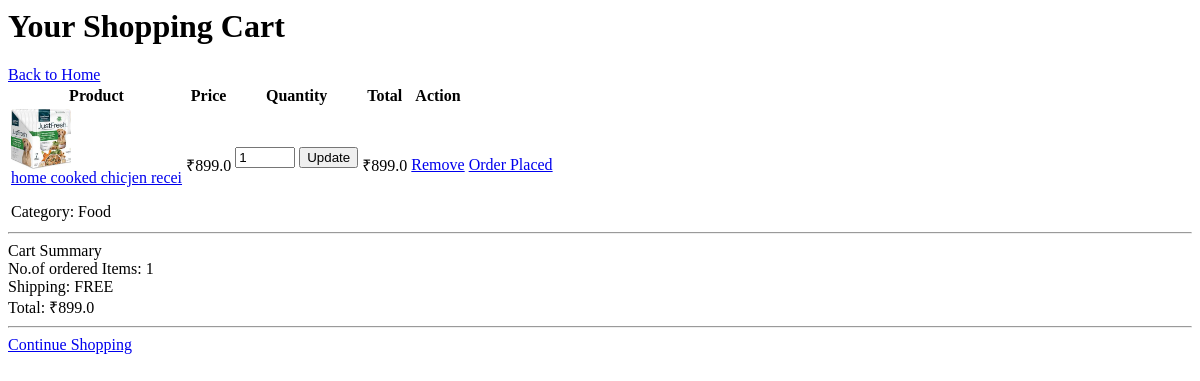
Page /petshop/usercart (signed in) on the committed database.
### pet_ecommerce/models.py (models this page shows, shortened)
class Cart_item(models.Model):
    cart=models.ForeignKey(Cart,on_delete=models.CASCADE,related_name='items')
    product=models.ForeignKey(Product,on_delete=models.CASCADE)
    quantity=models.PositiveIntegerField(default=1)
    @property
    def total_price(self):
        return self.quantity * self.product.price

class Product(models.Model):
    user = models.ForeignKey(
        CustomUser,
        on_delete=models.CASCADE)
    name=models.CharField(max_length=25)
    price=models.FloatField()
    img = models.ImageField(upload_to='products')
    cat = models.ForeignKey(Category_product,on_delete=models.CASCADE,null=True)
    stock=models.IntegerField()
    size=models.IntegerField()
    pro_desc=models.TextField(blank=True)

class Category_product(models.Model):
    name=models.CharField(max_length=20)
    image=models.ImageField(upload_to='catgory_shop')

### pet_ecommerce/views.py (the view)
# urls.py: path('usercart',user_cart,name='user_cart'),
@login_required(login_url='/accounts/login')
def user_cart(request):
  if request.user.role not in ['user', 'donor']:
   return redirect('Error')
  user_cart,created=Cart.objects.get_or_create(user=request.user)
  cart_items = user_cart.items.select_related('product')
  grand_total = sum(item.quantity * item.product.price for item in cart_items)
  context= {
            'cart_items': cart_items,
            'grand_total': grand_total
    }
  return render(request,'cart.html',context)

### Templates/cart.html (shortened to what this page needs)
{% load static %}
<link rel="stylesheet" href="{% static 'css/cart.css' %}">
<div class="container py-4">
    <div class="cart-container">
        <div class="d-flex justify-content-between align-items-center flex-wrap mb-4">
            <h1 class="cart-title mb-0">Your Shopping Cart</h1>
            <a href="{% url 'home' %}" class="btn btn-outline-primary">
                Back to Home
            </a>
        </div>
        {% if cart_items %}
        <div class="row g-4">
            <div class="col-lg-8">
                <div class="table-responsive shadow-sm rounded">
                    <table class="table align-middle cart-table mb-0">
                        <thead class="table-dark">
                            <tr>
                                <th>Product</th>
                                <th>Price</th>
                                <th>Quantity</th>
                                <th>Total</th>
                                <th class="text-center">Action</th>
                            </tr>
                        </thead>
                        <tbody>
                        {% for item in cart_items %}
                        <tr>
                            <td>
                                <div class="d-flex align-items-center gap-3 flex-wrap">
                                    {% if item.product.img %}
                                        <img src="{{ item.product.img.url }}"
                                             class="cart-item-img"
                                             style="width:60px;height:60px;object-fit:cover;border-radius:4px;">
                                    {% else %}
                                        <div class="d-flex align-items-center justify-content-center bg-light text-muted"
                                             style="width:60px;height:60px;border:1px dashed #ccc;">
                                            No Image
                                        </div>
                                    {% endif %}
                                    <div>
                                        <a href="{% url 'one_product_details' item.product.id %}"
                                           class="fw-bold text-decoration-none text-dark d-block">
                                            {{ item.product.name }}
                                        </a>
                                        {% if item.product.cat %}
                                        <p class="mb-0 text-muted small">
                                            Category: {{ item.product.cat.name }}
                                        </p>
                                        {% endif %}
                                    </div>
                                </div>
                            </td>
                            <td>₹{{ item.product.price }}</td>
                            <td>
                                <form method="POST"
                                      action="{% url 'update_cart' item.id %}">
                                        <input type="number"
                                               name="quantity"
                                               value="{{ item.quantity }}"
                                               min="1"
                                               class="form-control text-center mx-1"
                                               style="width:60px;"
                                               max="10">
                                        <button type="submit"
                                                class="btn btn-sm btn-success ms-2">
                                            Update
                                        </button>
                                    </div>
                            <td class="fw-bold">
                                ₹{{ item.total_price }}
                            </td>
                            <td class="text-center">
                                <a href="{% url 'cart_item_remove' item.id %}"
                                   class="btn btn-sm btn-danger">
                                    Remove
                                </a>
                            </td>
                                <td class="text-center">
                                <a href="{% url 'order_placed'  %}"
                                   class="btn btn-sm btn-danger">
                                  Order Placed
                                </a>
                            </td>
                        {% endfor %}
                </div>
            </div>
     <hr>
            <div class="col-lg-4">
                <div class="card shadow-sm border-0 sticky-top" style="top:20px;">
                    <div class="card-header bg-primary text-white fw-bold py-3">
                        Cart Summary
                    </div>
                    <div class="card-body">
                        <div class="d-flex justify-content-between mb-2">
                            <span class="text-muted">No.of ordered Items:</span>
                            <span class="fw-bold">{{ cart_items|length }}</span>
                        </div>
                        <div class="d-flex justify-content-between mb-3">
                            <span class="text-muted">Shipping:</span>
                            <span class="text-success fw-bold">FREE</span>
                        </div>
                        <div class="d-flex justify-content-between fw-bold fs-5 mb-4">
                            <span>Total:</span>
                            <span class="text-primary">₹{{ grand_total }}</span>
                        </div>
                    <hr>
                        <a href="{% url 'allhome' %}"
                           class="btn btn-outline-secondary w-100">
                            Continue Shopping
                        </a>
                    </div>
                </div>
            </div>
        </div>
        {% endif %}
    </div>

### static/css/cart.css (style rules this page uses)
.cart-item-img { width:80px; height:80px; object-fit:cover; border-radius:10px; }

### rows in the picture
Cart_item: product.img (picture), product.name "home cooked chicjen recei", product.cat.name "Food", product.price "899.0", quantity "1", total_price "899.0"

### other values in the picture
{{ cart_items|length }} "1"
{{ grand_total }} "899.0"
